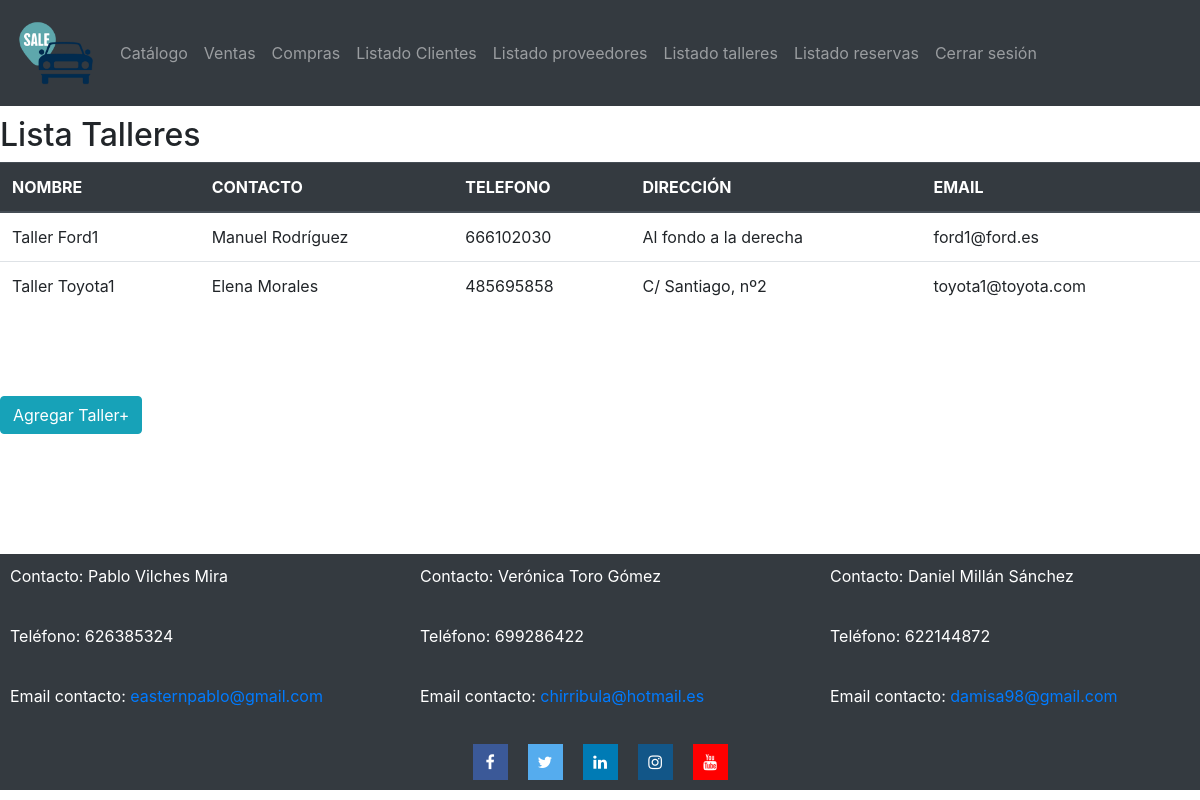
Page /concesionario/listar/talleres/ (signed in) on the earlier database version.
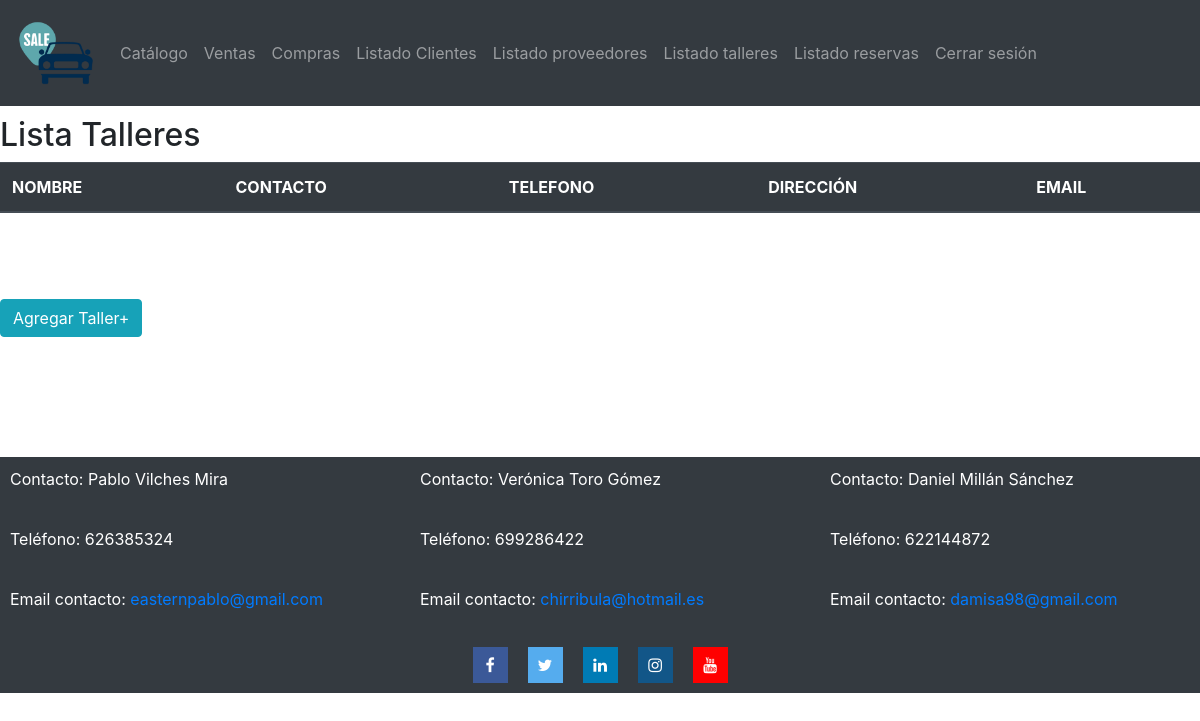
Same page on the later database version.
### catalogo/models.py (models this page shows, shortened)
class Taller(models.Model):
    taller_id =  models.AutoField(primary_key=True)
    nombre = models.CharField(max_length=50)
    contacto = models.CharField(max_length=50)
    telefono = models.CharField(max_length=9)
    direccion = models.CharField(max_length=100)
    email = models.EmailField(max_length=50)

### catalogo/views.py (the view)
# urls.py: path("listar/talleres/", views.listar_talleres, name="Listado talleres - Concesionario"),
@login_required(login_url="/concesionario/login")
def listar_talleres(request):
    talleres = Taller.objects.all()
    return render(request, "listar_talleres.html",{"talleres":talleres})

### catalogo/templates/listar_talleres.html (shortened to what this page needs)
{% extends "base.html" %}
{% block content %}
<h2>Lista Talleres</h2>
<table class="table">
    <thead class="thead-dark">
      <tr>
        <th>NOMBRE</th>
        <th>CONTACTO</th>
        <th>TELEFONO</th>
        <th>DIRECCIÓN</th>
        <th>EMAIL</th>
      </tr>
    </thead>
    <tbody>
        {% for taller in talleres %}
        <tr>
            <td>{{taller.nombre}}</td>
            <td>{{taller.contacto}}</td>
            <td>{{taller.telefono}}</td>
            <td>{{taller.direccion}}</td>
            <td>{{taller.email}}</td>
        </tr>
        {% endfor %}
    </tbody>
</table>
<a href="/concesionario/nuevo/taller"><button class="btn btn-info">Agregar Taller+</button></a>
{% endblock %}

Differences in the rows shown:
removed Taller: nombre "Taller Ford1", contacto "Manuel Rodríguez", telefono "666102030", direccion "Al fondo a la derecha", email "ford1@ford.es"
removed Taller: nombre "Taller Toyota1", contacto "Elena Morales", telefono "485695858", direccion "C/ Santiago, nº2", email "toyota1@toyota.com"
